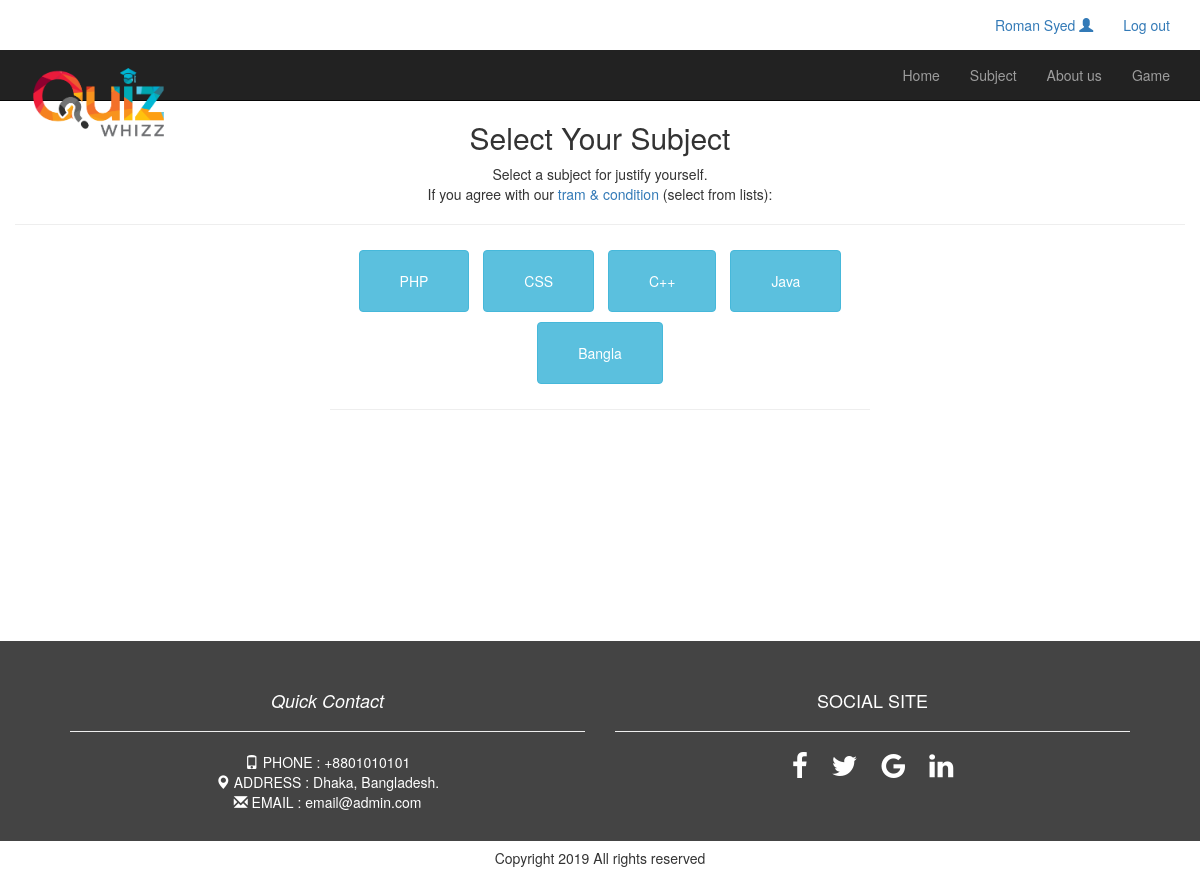
The app's page /subject.php (signed in) with its own data.
### tables this page shows
CREATE TABLE `category` (
  `id` int(11) NOT NULL,
  `cat_name` varchar(50) NOT NULL
);

### lib/class.php (called while the page is built, shortened)
<?php
class user{
	public $host		 ="localhost";
	public $username	 ="root";
	public $password	 ="";
	public $dbname		 ="quizz";
	public function __construct(){
		$this->conn = new mysqli($this->host, $this->username, $this->password,$this->dbname);
	}
}
$run = new user;
?>

### subject.php (the view, shortened to what this page needs)
<?php
include "inc/header.php";
include "lib/class.php";
 ?>
<div class="container text-center" style="height: 50vh;">
  <div class="row">
    <h2>Select Your Subject</h2>
    <p>Select a subject for justify yourself. <br> If you agree with our <a href="#">tram & condition</a> (select from lists):</p><hr>
    <div class="col-sm-12">
      <div class="col-sm-3"></div>
      <div class="col-sm-6">
      <?php
        $query  = "SELECT * FROM category";
        $fire   = $run->conn->query($query);
        if (mysqli_num_rows($fire)>0) {
          $i=1;
          while ($cat = mysqli_fetch_assoc($fire)) {
       ?>
        <a style="padding: 20px 40px;margin: 5px;" id="info"
                onclick ="return confirm('information about the exam \n \n 1--> you get 1 minute per question \n 2--> after finish time automatically submit your answer \n 3--> no negative marking \n      if you press the ok button your exam time will start. ');"
        href="qus_show.php?question=<?php echo $cat['id'] ?> " class="btn btn-info" ><?php echo $cat['cat_name']; ?></a>
      <?php $i++;} ?>
    <?php } ?>
    <hr>
      </div>
    </div>
  </div>
</div>
<?php
echo "<br><br>";
  include 'inc/footer.php';
?>

### css/style.css (style rules this page uses)
.container h2 { text-align: center; }
.container { display: block; position: relative; -webkit-user-select: none; -moz-user-select: none; -ms-user-select: none; user-select: none; }

### records on screen
category: cat_name "PHP"
category: cat_name "CSS"
category: cat_name "C++"
category: cat_name "Java"
category: cat_name "Bangla"

### other values on screen
$_SESSION['name'] "Roman Syed"
